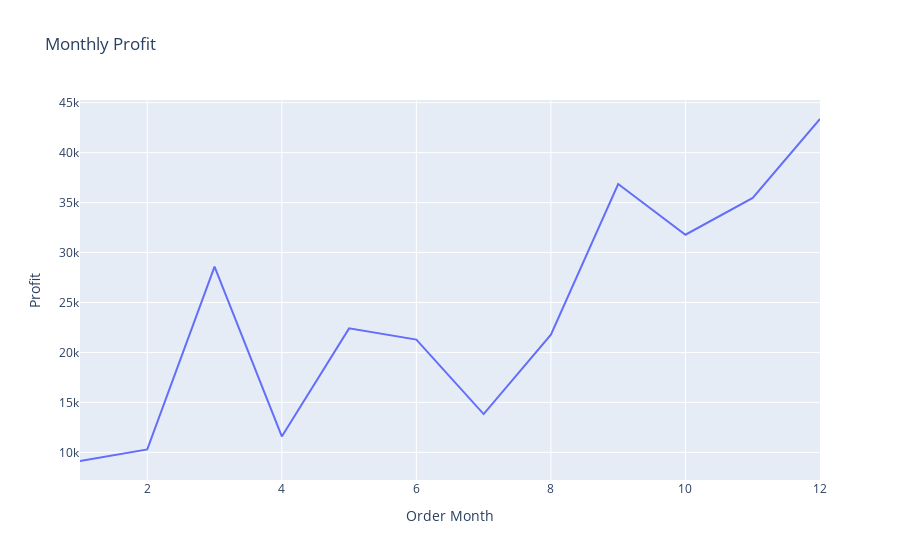

Write notebook code for a chart like this one.
### Code cell
fg = px.line(profit_by_month, x='Order Month', y='Profit', title= 'Monthly Profit')
fg.show()

### Figure 1 — Plotly figure (JSON) as saved in the notebook; plotly's stock layout.template omitted (floating-point values rounded to 4 significant figures)
{"data": [{"hovertemplate": "Order Month=%{x}<br>Profit=%{y}<extra></extra>", "legendgroup": "", "line": {"color": "#636efa", "dash": "solid"}, "marker": {"symbol": "circle"}, "mode": "lines", "name": "", "orientation": "v", "showlegend": false, "type": "scatter", "x": [1, 2, 3, 4, 5, 6, 7, 8, 9, 10, 11, 12], "xaxis": "x", "y": [9134.0, 10290.0, 28590.0, 11590.0, 22410.0, 21290.0, 13830.0, 21780.0, 36860.0, 31780.0, 35470.0, 43370.0], "yaxis": "y"}], "layout": {"legend": {"tracegroupgap": 0}, "title": {"text": "Monthly Profit"}, "xaxis": {"anchor": "y", "domain": [0, 1], "title": {"text": "Order Month"}}, "yaxis": {"anchor": "x", "domain": [0, 1], "title": {"text": "Profit"}}}}
